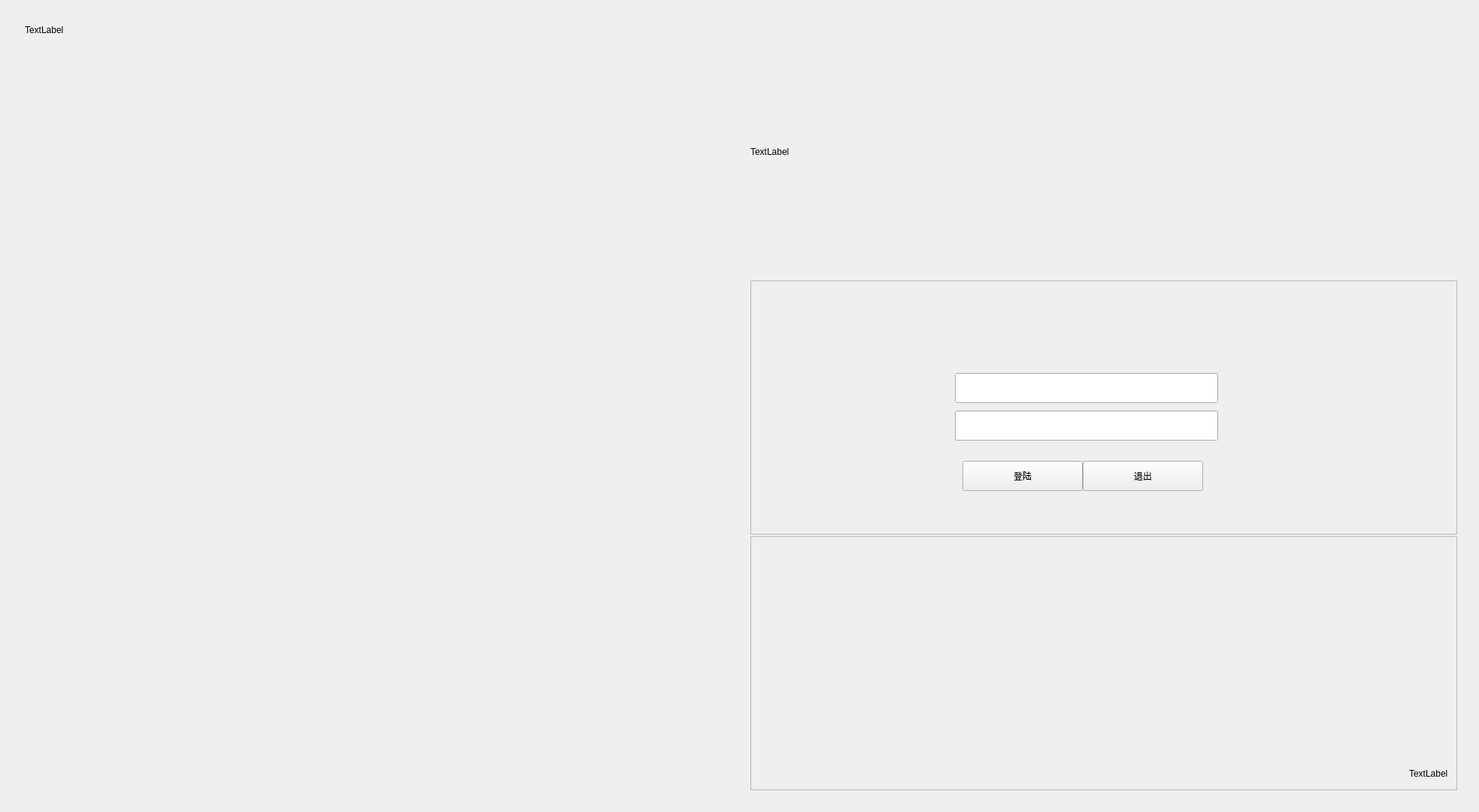
<?xml version="1.0" encoding="UTF-8"?>
<ui version="4.0">
 <class>Widget</class>
 <widget class="QWidget" name="Widget">
  <property name="geometry">
   <rect>
    <x>0</x>
    <y>0</y>
    <width>1920</width>
    <height>1080</height>
   </rect>
  </property>
  <property name="windowTitle">
   <string>HackTEAMMMM</string>
  </property>
  <layout class="QVBoxLayout" name="verticalLayout_6">
   <item>
    <widget class="QWidget" name="widget_9" native="true">
     <layout class="QHBoxLayout" name="horizontalLayout_4">
      <item>
       <widget class="QWidget" name="widget_2" native="true">
        <property name="minimumSize">
         <size>
          <width>959</width>
          <height>1033</height>
         </size>
        </property>
        <layout class="QVBoxLayout" name="verticalLayout_5">
         <item>
          <widget class="QLabel" name="label_3">
           <property name="text">
            <string>TextLabel</string>
           </property>
          </widget>
         </item>
         <item>
          <spacer name="verticalSpacer_2">
           <property name="orientation">
            <enum>Qt::Vertical</enum>
           </property>
           <property name="sizeHint" stdset="0">
            <size>
             <width>20</width>
             <height>1005</height>
            </size>
           </property>
          </spacer>
         </item>
        </layout>
       </widget>
      </item>
      <item>
       <widget class="QWidget" name="widget" native="true">
        <property name="minimumSize">
         <size>
          <width>958</width>
          <height>1033</height>
         </size>
        </property>
        <layout class="QVBoxLayout" name="verticalLayout_3">
         <item>
          <widget class="QLabel" name="label_5">
           <property name="minimumSize">
            <size>
             <width>940</width>
             <height>338</height>
            </size>
           </property>
           <property name="text">
            <string>TextLabel</string>
           </property>
          </widget>
         </item>
         <item>
          <widget class="QFrame" name="frame">
           <property name="sizePolicy">
            <sizepolicy hsizetype="Preferred" vsizetype="Preferred">
             <horstretch>0</horstretch>
             <verstretch>0</verstretch>
            </sizepolicy>
           </property>
           <property name="minimumSize">
            <size>
             <width>940</width>
             <height>338</height>
            </size>
           </property>
           <property name="frameShape">
            <enum>QFrame::StyledPanel</enum>
           </property>
           <property name="frameShadow">
            <enum>QFrame::Raised</enum>
           </property>
           <layout class="QGridLayout" name="gridLayout">
            <item row="0" column="0">
             <spacer name="verticalSpacer_3">
              <property name="orientation">
               <enum>Qt::Vertical</enum>
              </property>
              <property name="sizeHint" stdset="0">
               <size>
                <width>20</width>
                <height>40</height>
               </size>
              </property>
             </spacer>
            </item>
            <item row="1" column="0">
             <widget class="QWidget" name="widget_4" native="true">
              <property name="minimumSize">
               <size>
                <width>600</width>
                <height>250</height>
               </size>
              </property>
              <property name="maximumSize">
               <size>
                <width>600</width>
                <height>250</height>
               </size>
              </property>
              <layout class="QHBoxLayout" name="horizontalLayout_6">
               <item>
                <widget class="QWidget" name="widget_3" native="true">
                 <property name="minimumSize">
                  <size>
                   <width>480</width>
                   <height>200</height>
                  </size>
                 </property>
                 <property name="maximumSize">
                  <size>
                   <width>480</width>
                   <height>200</height>
                  </size>
                 </property>
                 <widget class="QWidget" name="layoutWidget">
                  <property name="geometry">
                   <rect>
                    <x>20</x>
                    <y>10</y>
                    <width>422</width>
                    <height>181</height>
                   </rect>
                  </property>
                  <layout class="QVBoxLayout" name="verticalLayout_2">
                   <property name="spacing">
                    <number>26</number>
                   </property>
                   <item>
                    <layout class="QVBoxLayout" name="verticalLayout">
                     <property name="spacing">
                      <number>10</number>
                     </property>
                     <item>
                      <layout class="QHBoxLayout" name="horizontalLayout_2">
                       <property name="spacing">
                        <number>20</number>
                       </property>
                       <item>
                        <widget class="QLabel" name="label">
                         <property name="minimumSize">
                          <size>
                           <width>40</width>
                           <height>40</height>
                          </size>
                         </property>
                         <property name="maximumSize">
                          <size>
                           <width>40</width>
                           <height>40</height>
                          </size>
                         </property>
                         <property name="text">
                          <string/>
                         </property>
                         <property name="pixmap">
                          <pixmap resource="picture.qrc">:/new/icon/pic/icon/login.png</pixmap>
                         </property>
                         <property name="scaledContents">
                          <bool>true</bool>
                         </property>
                        </widget>
                       </item>
                       <item>
                        <widget class="QLineEdit" name="lineEdit">
                         <property name="minimumSize">
                          <size>
                           <width>350</width>
                           <height>40</height>
                          </size>
                         </property>
                         <property name="maximumSize">
                          <size>
                           <width>350</width>
                           <height>40</height>
                          </size>
                         </property>
                        </widget>
                       </item>
                      </layout>
                     </item>
                     <item>
                      <layout class="QHBoxLayout" name="horizontalLayout_3">
                       <property name="spacing">
                        <number>20</number>
                       </property>
                       <item>
                        <widget class="QLabel" name="label_2">
                         <property name="minimumSize">
                          <size>
                           <width>40</width>
                           <height>40</height>
                          </size>
                         </property>
                         <property name="maximumSize">
                          <size>
                           <width>40</width>
                           <height>40</height>
                          </size>
                         </property>
                         <property name="text">
                          <string/>
                         </property>
                         <property name="pixmap">
                          <pixmap resource="picture.qrc">:/new/icon/pic/icon/password.png</pixmap>
                         </property>
                         <property name="scaledContents">
                          <bool>true</bool>
                         </property>
                        </widget>
                       </item>
                       <item>
                        <widget class="QLineEdit" name="lineEdit_2">
                         <property name="minimumSize">
                          <size>
                           <width>350</width>
                           <height>40</height>
                          </size>
                         </property>
                         <property name="maximumSize">
                          <size>
                           <width>350</width>
                           <height>40</height>
                          </size>
                         </property>
                         <property name="text">
                          <string/>
                         </property>
                        </widget>
                       </item>
                      </layout>
                     </item>
                    </layout>
                   </item>
                   <item>
                    <layout class="QHBoxLayout" name="horizontalLayout">
                     <property name="spacing">
                      <number>10</number>
                     </property>
                     <property name="leftMargin">
                      <number>70</number>
                     </property>
                     <property name="rightMargin">
                      <number>20</number>
                     </property>
                     <item>
                      <widget class="QPushButton" name="pushButton">
                       <property name="minimumSize">
                        <size>
                         <width>160</width>
                         <height>40</height>
                        </size>
                       </property>
                       <property name="maximumSize">
                        <size>
                         <width>160</width>
                         <height>40</height>
                        </size>
                       </property>
                       <property name="styleSheet">
                        <string notr="true">font: 12pt &quot;黑体&quot;;</string>
                       </property>
                       <property name="text">
                        <string>登陆</string>
                       </property>
                      </widget>
                     </item>
                     <item>
                      <widget class="QPushButton" name="pushButton_2">
                       <property name="minimumSize">
                        <size>
                         <width>160</width>
                         <height>40</height>
                        </size>
                       </property>
                       <property name="maximumSize">
                        <size>
                         <width>160</width>
                         <height>40</height>
                        </size>
                       </property>
                       <property name="styleSheet">
                        <string notr="true">font: 12pt &quot;黑体&quot;;</string>
                       </property>
                       <property name="text">
                        <string>退出</string>
                       </property>
                      </widget>
                     </item>
                    </layout>
                   </item>
                  </layout>
                 </widget>
                </widget>
               </item>
               <item>
                <spacer name="horizontalSpacer_2">
                 <property name="orientation">
                  <enum>Qt::Horizontal</enum>
                 </property>
                 <property name="sizeHint" stdset="0">
                  <size>
                   <width>93</width>
                   <height>20</height>
                  </size>
                 </property>
                </spacer>
               </item>
              </layout>
             </widget>
            </item>
           </layout>
          </widget>
         </item>
         <item>
          <widget class="QFrame" name="frame_2">
           <property name="minimumSize">
            <size>
             <width>940</width>
             <height>338</height>
            </size>
           </property>
           <property name="frameShape">
            <enum>QFrame::StyledPanel</enum>
           </property>
           <property name="frameShadow">
            <enum>QFrame::Raised</enum>
           </property>
           <layout class="QVBoxLayout" name="verticalLayout_4">
            <item>
             <spacer name="verticalSpacer">
              <property name="orientation">
               <enum>Qt::Vertical</enum>
              </property>
              <property name="sizeHint" stdset="0">
               <size>
                <width>20</width>
                <height>287</height>
               </size>
              </property>
             </spacer>
            </item>
            <item>
             <layout class="QHBoxLayout" name="horizontalLayout_5">
              <item>
               <spacer name="horizontalSpacer">
                <property name="orientation">
                 <enum>Qt::Horizontal</enum>
                </property>
                <property name="sizeHint" stdset="0">
                 <size>
                  <width>448</width>
                  <height>20</height>
                 </size>
                </property>
               </spacer>
              </item>
              <item>
               <widget class="QLabel" name="label_4">
                <property name="text">
                 <string>TextLabel</string>
                </property>
               </widget>
              </item>
             </layout>
            </item>
           </layout>
          </widget>
         </item>
        </layout>
       </widget>
      </item>
     </layout>
    </widget>
   </item>
  </layout>
 </widget>
 <layoutdefault spacing="6" margin="11"/>
 <resources>
  <include location="picture.qrc"/>
 </resources>
 <connections/>
</ui>
